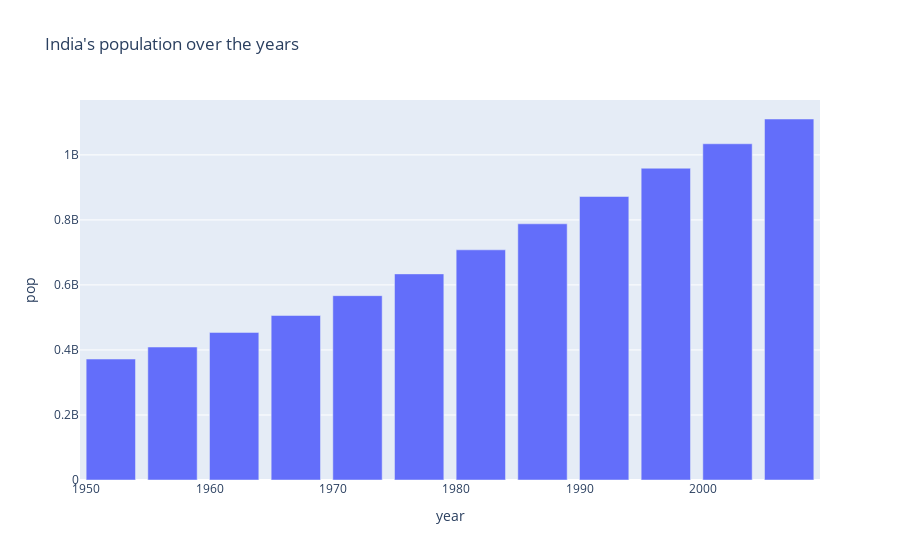

The cell this chart's notebook holds for it:
### Markdown cell above
### Bar Chart
India's population over the years

### Code cell
temp = gap[gap['country'] == 'India']
px.bar(temp, x='year', y='pop', title="India's population over the years")

### Figure 1 — Plotly figure (JSON) as saved in the notebook; plotly's stock layout.template omitted (floating-point values rounded to 4 significant figures)
{"data": [{"alignmentgroup": "True", "hovertemplate": "year=%{x}<br>pop=%{y}<extra></extra>", "legendgroup": "", "marker": {"color": "#636efa", "pattern": {"shape": ""}}, "name": "", "offsetgroup": "", "orientation": "v", "showlegend": false, "textposition": "auto", "type": "bar", "x": [1952, 1957, 1962, 1967, 1972, 1977, 1982, 1987, 1992, 1997, 2002, 2007], "xaxis": "x", "y": [372000000, 409000000, 454000000, 506000000, 567000000, 634000000, 708000000, 788000000, 872000000, 959000000, 1034172547, 1110396331], "yaxis": "y"}], "layout": {"barmode": "relative", "legend": {"tracegroupgap": 0}, "title": {"text": "India's population over the years"}, "xaxis": {"anchor": "y", "domain": [0, 1], "title": {"text": "year"}}, "yaxis": {"anchor": "x", "domain": [0, 1], "title": {"text": "pop"}}}}
